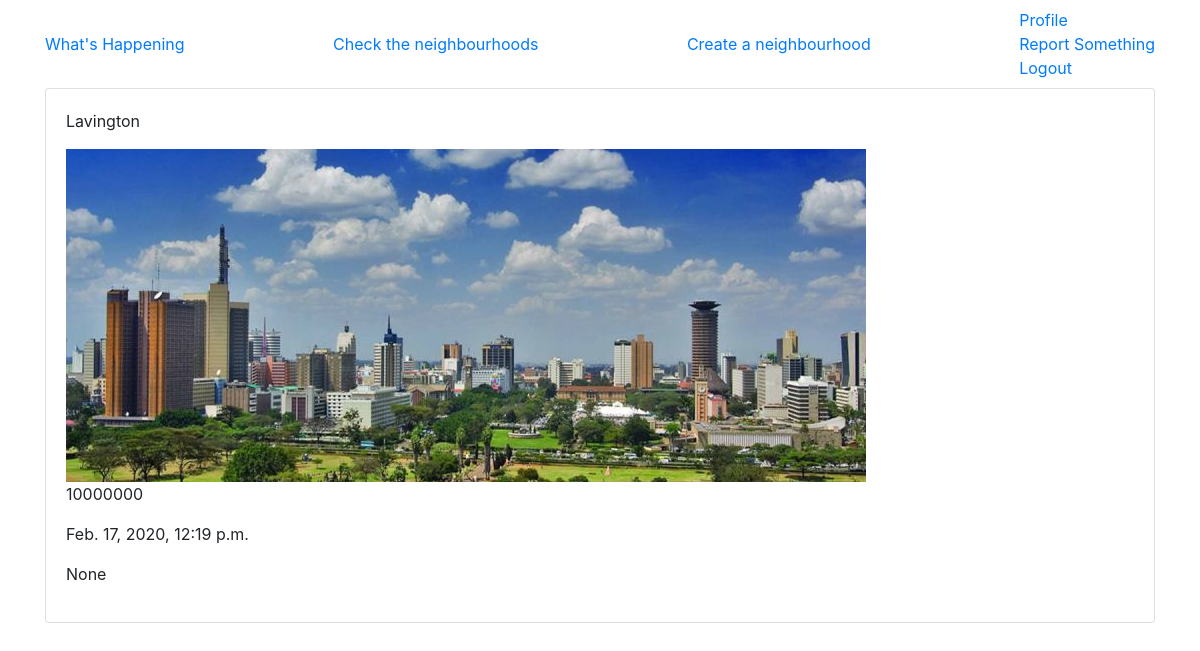
/neighbourhood/2/ (signed in), run on the app's committed database.
### neighbourhoodwatch/models.py (models this page shows, shortened)
class Neighbourhood(models.Model):
    name = models.CharField(max_length=25)
    population = models.IntegerField()
    recommended_by = models.ForeignKey(User, on_delete=models.CASCADE, null=True)
    image = models.ImageField(default="default.jpg", upload_to="pictures")
    post_date = models.DateTimeField(auto_now_add=True, null=True)
    business = models.ForeignKey(Business, on_delete=models.CASCADE, null=True)

### neighbourhoodwatch/views.py (the view)
# urls.py: url(r'^neighbourhood/(?P<pk>\d+)/$', NeighbourDetailView.as_view(), name='neighbourhood-detail'),
class NeighbourDetailView(LoginRequiredMixin, DetailView):
    model = Neighbourhood
    template_name = "main/neighbourhood_detail.html"

### templates/main/neighbourhood_detail.html (shortened to what this page needs)
{%extends "main/base.html"%}
{%block content%}
<div class="container">
    <div class="card">
        <div class="card-body">
            <p>{{object.name}}</p>
            <img class="img-fluid" src="{{object.image.url}}">
            <p>{{object.population}}</p>
            <p>{{object.post_date}}</p>
            <p>{{object.recommended_by}}</p>
        </div>
    </div>
</div>
{%endblock%}

### data on the page
Neighbourhood: name "Lavington", image (picture), population "10000000", post_date "Feb. 17, 2020, 12:19 p.m.", recommended_by "None"
